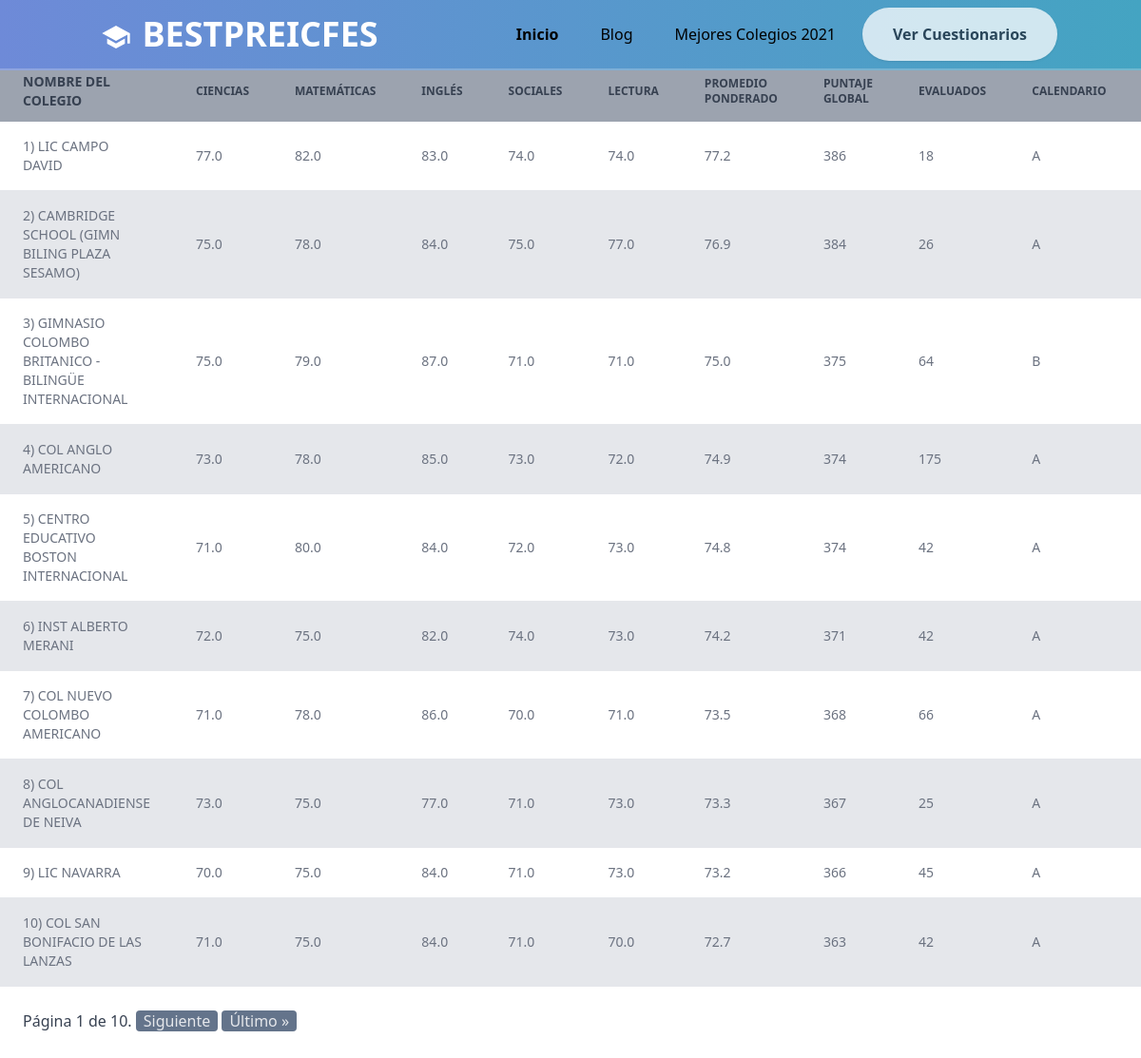
/lista-colegios/indice/, run on the app's committed database.
### saber11/models.py (models this page shows, shortened)
class Colegio(models.Model):
    CALENDARIO = [('A', 'calendario A'), ('B', 'calendario B'), ('O', 'Otro')]
    NATURALEZA = [('OFICIAL', 'oficial'), ('NO OFICIAL', 'no oficial')]
    JORNADA = [
        ('MAÑANA', 'mañana'),
        ('TARDE', 'tarde'),
        ('NOCTURNA', 'nocturna'),
        ('FIN DE SEMANA', 'fin de semana'),
        ('ÚNICA', 'única'),
        ('COMPLETA', 'completa')
    ]
    nombre = models.CharField(max_length=100, blank=True, null=True)
    codinst = models.CharField(max_length=20, blank=True, null=True)
    ubicacion = models.ForeignKey(Municipio, on_delete=models.CASCADE)
    calendario = models.CharField(max_length=2, choices=CALENDARIO, blank=True, null=True)
    naturaleza = models.CharField(max_length=12, choices=NATURALEZA, blank=True, null=True)
    evaluados = models.IntegerField(blank=True, null=True)
    matematicas = models.FloatField(blank=True, null=True)
    sociales = models.FloatField(blank=True, null=True)
    ingles = models.FloatField(blank=True, null=True)
    ciencias = models.FloatField(blank=True, null=True)
    lectura = models.FloatField(blank=True, null=True)
    jornada = models.CharField(max_length=20, choices=JORNADA, blank=True, null=True)
    periodo = models.CharField(max_length=6, blank=True, null=True)
    promponderado = models.FloatField(blank=True, null=True)
    puntajeglobal = models.FloatField(blank=True, null=True)
    slug = models.SlugField(max_length=200, null=True, blank=True)

### saber11/views.py (the view)
# urls.py: path('indice/', views.ColegioListView.as_view(), name='index'),
class ColegioListView(ListView):
    model = Colegio
    paginate_by = 10
    context_object_name = 'colegios'
    queryset = Colegio.objects.filter(promponderado__gt=65)
    queryset = queryset.exclude(evaluados__lte=5).order_by('-promponderado')[:100]
    template_name = 'saber11/index.html'

### saber11/models.py (called while the page is built)
    def __str__(self):
        return self.nombre

### saber11/templatetags/misfiltros.py (called while the page is built)
@register.filter(name='sumapag')
def sumapag(value, arg):
    return value + (arg - 1) * 10

### saber11/templates/saber11/index.html (shortened to what this page needs)
{% extends 'saber11/base.html' %}
{% load misfiltros %}
{% block content %}
<div class="overflow-x-auto relative mt-16">
    <table class="table-auto w-full text-sm text-left text-gray-500 dark:text-gray-400">
        <thead class="text-xs text-gray-700 uppercase bg-gray-400 dark:bg-gray-700 dark:text-gray-400">
            <tr>
                <th scope="col" class="text-sm py-3 px-6">
                    Nombre del Colegio
                </th>
                <th scope="col" class="text-xs py-3 px-6">
                    Ciencias
                </th>
                <th scope="col" class="text-xs py-3 px-6">
                    Matemáticas
                </th>
                <th scope="col" class="text-xs py-3 px-6">
                    Inglés
                </th>
                <th scope="col" class="text-xs py-3 px-6">
                    Sociales
                </th>
                <th scope="col" class="text-xs py-3 px-6">
                    Lectura
                </th>
                <th scope="col" class="text-xs py-3 px-6">
                    Promedio Ponderado
                </th>
                <th scope="col" class="text-xs py-3 px-6">
                    Puntaje Global
                </th>
                <th scope="col" class="text-xs py-3 px-6">
                    Evaluados
                </th>
                <th scope="col" class="text-xs py-3 px-6">
                    Calendario
                </th>
                <th scope="col" class="text-xs py-3 px-6">
                </th>
            </tr>
        </thead>
        <tbody>
            {% for colegio in colegios %}
            {% if forloop.counter|divisibleby:"2" %}
                <tr class="bg-gray-200 border-b dark:bg-gray-800 dark:border-gray-700">
            {% else %}
                <tr class="bg-white border-b dark:bg-gray-800 dark:border-gray-700">
            {% endif %}
                <th scope="row" class="py-4 px-6 font-medium text-gray-500 dark:text-white hover:text-gray-900">
                    <a id="{{ colegio.pk }}" onclick="myFunction(this)" href="{% url 'saber11:detalle' colegio.slug colegio.pk %}">{{ forloop.counter | sumapag:page_obj.number }}) {{ colegio.nombre }}</a>
                </th>
                <td class="py-4 px-6">
                    {{ colegio.ciencias | floatformat:1 }}
                </td>
                <td class="py-4 px-6">
                    {{ colegio.matematicas | floatformat:1 }}
                </td>
                <td class="py-4 px-6">
                    {{ colegio.ingles | floatformat:1 }}
                </td>
                <td class="py-4 px-6">
                    {{ colegio.sociales | floatformat:1 }}
                </td>
                <td class="py-4 px-6">
                    {{ colegio.lectura | floatformat:1 }}
                </td>
                <td class="py-4 px-6">
                    {{ colegio.promponderado | floatformat:1 }}
                </td>
                <td class="py-4 px-6">
                    {{ colegio.puntajeglobal | floatformat:0 }}
                </td>
                <td class="py-4 px-6">
                    {{ colegio.evaluados }}
                </td>
                <td class="py-4 px-6">
                    {{ colegio.calendario }}
                </td>
                <td class="py-4 px-6">
                </td>
            </tr>
            {% endfor %}
        </tbody>
    </table>
</div>
<div class="ml-4 mt-4 p-2">
  <span class="text-gray-200">
      <span class="text-base text-gray-700">
          Página {{ page_obj.number }} de {{ page_obj.paginator.num_pages }}.
      </span>
      {% if page_obj.has_next %}
          <span class="border2 bg-slate-500 px-2 rounded border-slate-500"><a href="?page={{ page_obj.next_page_number }}">Siguiente</a></span>
          <span class="border2 bg-slate-500 px-2 rounded border-slate-500"><a href="?page={{ page_obj.paginator.num_pages }}">Último &raquo;</a></span>
      {% endif %}
  </span>
</div>
{% endblock %}

### data on the page
Colegio: nombre "LIC CAMPO DAVID", ciencias "77.0", matematicas "82.0", ingles "83.0", sociales "74.0", lectura "74.0", promponderado "77.2", puntajeglobal "386", evaluados "18", calendario "A"
Colegio: nombre "INST ALBERTO MERANI", ciencias "72.0", matematicas "75.0", ingles "82.0", sociales "74.0", lectura "73.0", promponderado "74.2", puntajeglobal "371", evaluados "42", calendario "A"

### other printed values
{{ page_obj.number }} "1"
{{ page_obj.paginator.num_pages }} "10"
